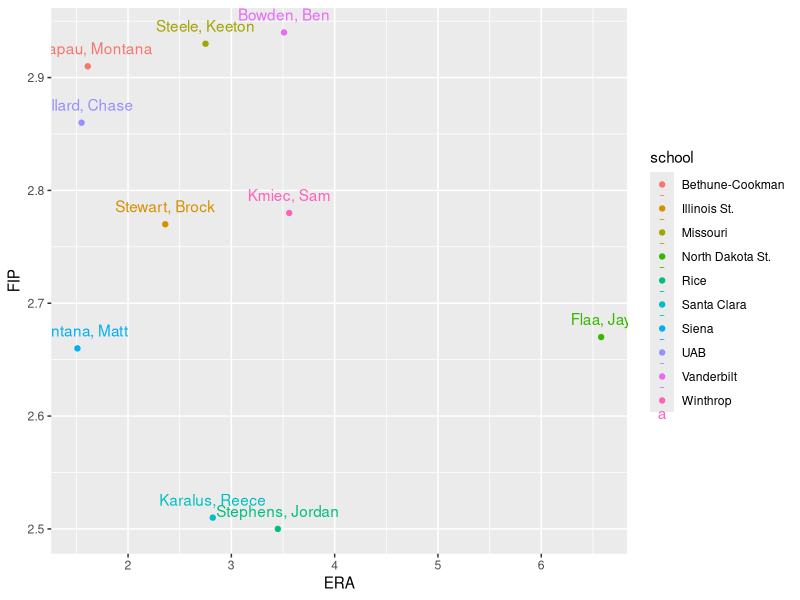

Write R code to recreate this figure.
library(tidyverse)

#Load in CSV files
pitching = read.csv("sample_pitchers.csv", stringsAsFactors = F)

fip_guts = read.csv("fip_constants.csv", stringsAsFactors = F)

#use dplyr's left_join function to get the fip constants by year
pitching = left_join(pitching, fip_guts, by="year")

#adjust for outs made and divide by 3 of total innings pitched outs to get accurate FIP numbers
pitching = pitching %>% 
  mutate(addl_outs = ((IP %% 1)*10),
         ip_outs = (floor(IP)*3 + addl_outs),
         FIP = ((13*HR.A) + (3*(BB.A + HB)) - (2*SO))/(ip_outs/3) + cFIP
  ) %>% select(-IRS, -IR, -GP)

#rounding
pitching$FIP = round(pitching$FIP, 2)

#sample query with a plot
pitching %>% 
  filter(ip_outs >= 75, GS > 0) %>% 
  select(year, Player, school, Yr, ERA, FIP) %>% 
  arrange(FIP) %>%
  mutate(Diff = ERA - FIP) %>% 
  slice(1:10) %>%
  ggplot(aes(x = ERA, y = FIP, color = school)) +
  geom_point() +
  geom_text(aes(label = Player), vjust = -1)
